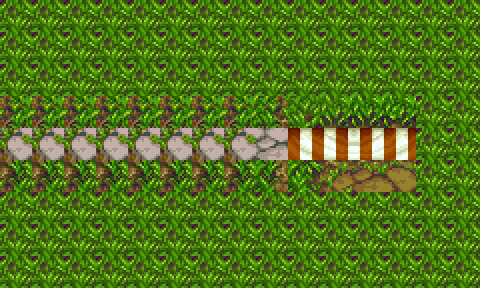

The image is a tile-based game level rendered from a .tmx file. Its description and complete source (layers, tilesets, objects, tile grids) follow:
An orthogonal 15x9 tile map with 32x32 px tiles, 2 tile layers (ground, things).

<map version="1.0" orientation="orthogonal" renderorder="right-down" width="15" height="9" tilewidth="32" tileheight="32" nextobjectid="1">
 <tileset firstgid="1" source="rpgtiles.tsx" />
 <layer name="ground" width="15" height="9">
  <data encoding="csv">
178,178,178,178,178,178,178,178,178,178,178,178,178,178,178,
178,178,178,178,178,178,178,178,178,178,178,178,178,178,178,
178,178,178,178,178,178,178,178,178,178,178,178,178,178,178,
82,82,82,82,82,82,82,82,83,178,178,178,178,178,178,
98,98,98,98,98,98,98,98,99,178,178,178,178,178,178,
114,114,114,114,114,114,114,114,115,178,178,178,178,178,178,
178,178,178,178,178,178,178,178,178,178,178,178,178,178,178,
178,178,178,178,178,178,178,178,178,178,178,178,178,178,178,
178,178,178,178,178,178,178,178,178,178,178,178,178,178,178
</data>
 </layer>
 <layer name="things" width="15" height="9">
  <data encoding="csv">
0,0,0,0,0,0,0,0,0,0,0,0,0,0,0,
0,0,0,0,0,0,0,0,0,0,0,0,0,0,0,
0,0,0,0,0,0,0,0,0,0,0,0,0,0,0,
0,0,0,0,0,0,0,0,0,13,14,15,16,0,0,
0,0,0,0,0,0,0,0,0,29,30,31,32,0,0,
0,0,0,0,0,0,0,0,0,45,46,47,48,0,0,
0,0,0,0,0,0,0,0,0,0,0,0,0,0,0,
0,0,0,0,0,0,0,0,0,0,0,0,0,0,0,
0,0,0,0,0,0,0,0,0,0,0,0,0,0,0
</data>
 </layer>
</map>